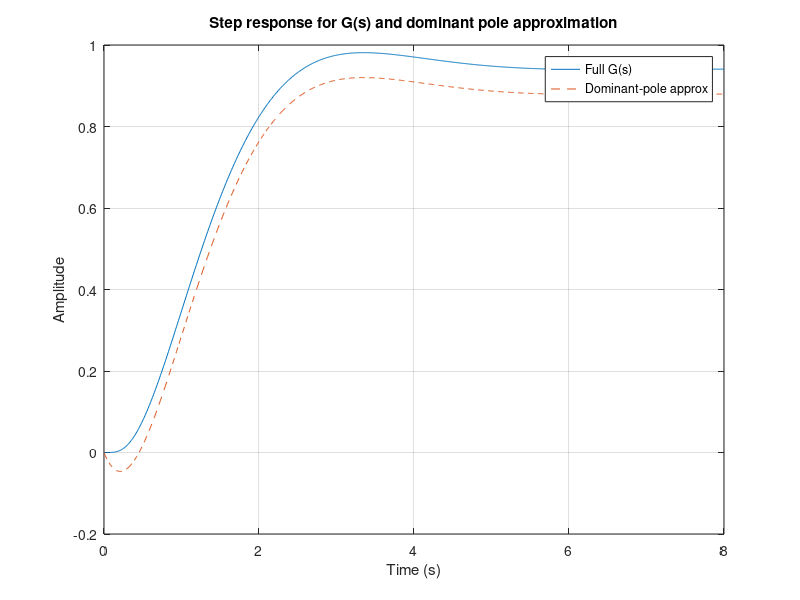

The MATLAB script that drew this image:
num = 8000;
den = [1 52 927 6000 10150 8500];
sys_full = tf(num, den);
[r_all, p_all, k_all] = residue(num, den);   
[~, idx1] = max(real(p_all));
p1 = p_all(idx1);
r1 = r_all(idx1);

tol = 1e-6;
idx2 = find(abs(p_all - conj(p1)) < tol, 1);

if ~isempty(idx2) && idx2 ~= idx1
    % use conjugate pair -> second-order approx
    p2 = p_all(idx2);
    r2 = r_all(idx2);
    denA = real(poly([p1 p2]));                      % (s-p1)(s-p2)
    numA = real([ (r1 + r2), (-r1*p2 - r2*p1) ]);     % r1/(s-p1)+r2/(s-p2)
else
    % use single real dominant pole -> first-order approx
    denA = real(poly(p1));    % (s - p1)
    numA = real(r1);          % numerator constant
end

sys_apx = tf(numA, denA);

poles = roots(den);
taus = -1./real(poles(real(poles) < 0));  
if isempty(taus)
    Tfinal = 5;
else
    Tfinal = max(5, 8*max(taus));
end
t = linspace(0, Tfinal, 1000);

% step responses
[y_full, t_full] = step(sys_full, t);
[y_apx,  t_apx]  = step(sys_apx,  t);

% plot
figure();
plot(t_full, y_full); hold on;
plot(t_apx,  y_apx,  '--');
xlabel('Time (s)');
ylabel('Amplitude');
title('Step response for G(s) and dominant pole approximation');
legend('Full G(s)', 'Dominant-pole approx', 'Location', 'Best');
grid on;